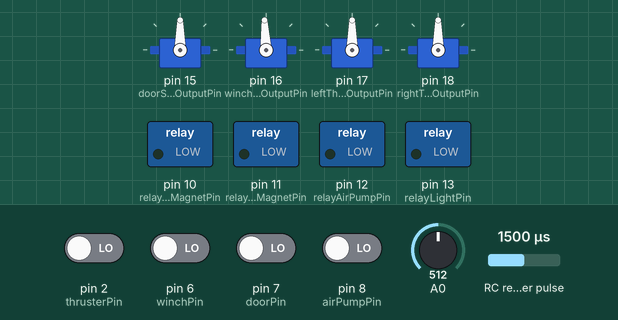
A sketch run on a simulated Arduino Uno, built with avr-gcc and run on an emulated ATmega328P. On the bench: 4 × servo, switched loads named in the sketch (green lamp = pin HIGH). Wiring (inferred from the names in the program): RC receiver channel: data pin 3. Inputs (shaded band) come from the test bench; at power-on: pin 2 (thrusterPin), pin 6 (winchPin), pin 7 (doorPin), pin 8 (airPumpPin) LOW, A0 = 512, RC receiver pulse 1500 µs.

Above: at 1.2 s.
1.3 s: A0 set to 489
7.1 s: A0 set to 467
At 10.6 s:
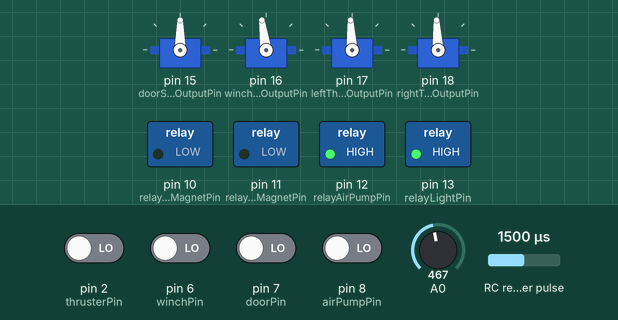
11.1 s: A0 set to 511
At 14.4 s:
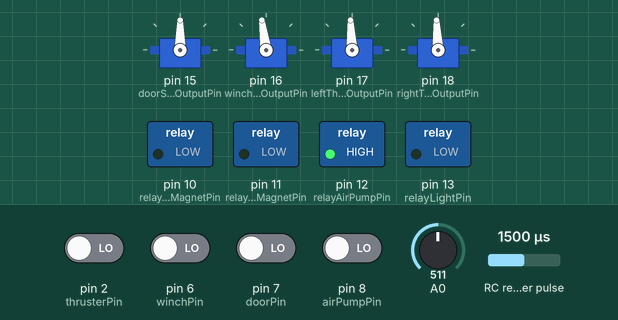
15.1 s: A0 set to 306
At 18.2 s:
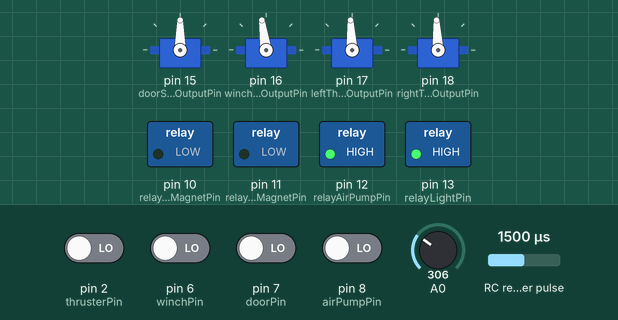
Timing chart, 0 to 19.7 s (numbered marks = the images above; inputs shaded):
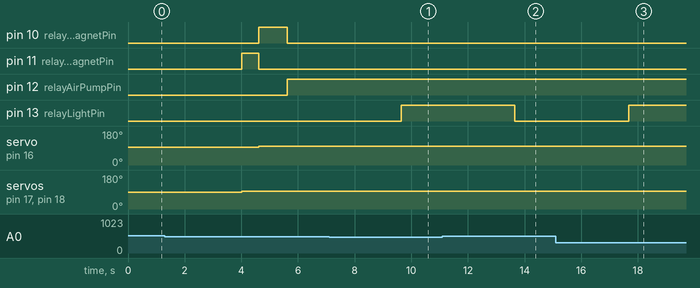

The sketch:

ASV_Controls.ino
```cpp
#include <Servo.h>

// ---------------------------------Declare Variables------------------------------------------
// RC Input Pins
byte thrusterPin = 2;
byte steeringPin = 3;
byte winchPin = 6;
byte doorPin = 7;
byte airPumpPin = 8;

// Relay Output Pins
byte relayChargerMagnetPin = 10;
byte relayDoorMagnetPin = 11;
byte relayAirPumpPin = 12;
byte relayLightPin = 13;

// PWM Output Pins
byte doorServoOutputPin = 15;
byte winchServoOutputPin = 16;
byte leftThrusterOutputPin = 17;
byte rightThrusterOutputPin = 18;

// current direction to steer
// 0 - left
// 1 - straight
// 2 - right
byte direction = 1;


// To store pin values
int steering_value;
int throttle_value;
int winchPin_value;
int airPumpPin_value;
int doorPin_value;
int doorMagnetPin_value;
int thrusterPin_value;
int steeringPin_value;
double currentReading;
int servoVal;
int winchServoVal;
int leftThrusterVal;
int rightThrusterVal;
int throttleVal;
int steerVal;

// Servo Objects for use with servo library
Servo doorServo;
Servo winchServo;
Servo leftThrusterServo;
Servo rightThrusterServo;

// boolean values for 2 position switches
boolean airPumpOn = false;
boolean doorLocked = true;
boolean doorMagnetOn = true;

// byte for storing winch status
// 0 : down
// 1 : stationary
// 2 : up
byte winchStatus = 1;
byte prevWinchStatus = 1;

// byte for storing door state and the last state it was in
// 0 : closed
// 1 : open
byte doorState = 0;
byte lastDoorState = 0;

// PWM related variables
byte prev[] = {0,0};
int high_time[] = {0,0};
int pulse[] = {0,0};
int thrusterMidPoint= 1500;
int thrusterOffset = 0;

// Constants for current sensor
int mVperAmp = 185; // use 100 for 20A Module and 66 for 30A Module
int RawValue= 0;
int ACSoffset = 2500;
double Voltage = 0;
double Amps = 0;


void setup() {

// --------------------------------------Initiate pins------------------------------------
// INPUTS
pinMode(thrusterPin, INPUT);
pinMode(steeringPin, INPUT);
pinMode(winchPin, INPUT);
pinMode(doorPin, INPUT);
pinMode(airPumpPin, INPUT);

// OUTPUTS
pinMode(relayChargerMagnetPin, OUTPUT);
pinMode(relayDoorMagnetPin, OUTPUT);
pinMode(relayAirPumpPin, OUTPUT);
pinMode(relayLightPin, OUTPUT);
pinMode(doorServoOutputPin, OUTPUT);
pinMode(winchServoOutputPin, OUTPUT);
pinMode(leftThrusterOutputPin, OUTPUT);
pinMode(rightThrusterOutputPin, OUTPUT);


// attach servos to it's output pin
doorServo.attach(doorServoOutputPin);
winchServo.attach(winchServoOutputPin);
leftThrusterServo.attach(leftThrusterOutputPin);
rightThrusterServo.attach(rightThrusterOutputPin);
winchServo.writeMicroseconds(1500);

// Set Relay Pins LOW to turn the relays OFF
digitalWrite(relayChargerMagnetPin, LOW);
digitalWrite(relayDoorMagnetPin, LOW);
digitalWrite(relayAirPumpPin, LOW);
digitalWrite(relayLightPin, LOW);

// Start serial communication
Serial.begin(9600);

}

void loop() {

  // Listen for PWM pulses on these pins (pin name, status)
  pulse[0] = pulseIn(thrusterPin, HIGH);
  pulse[1] = pulseIn(steeringPin, HIGH);
  winchPin_value = pulseIn(winchPin, HIGH);
  airPumpPin_value = pulseIn(airPumpPin, HIGH);
  doorPin_value = pulseIn(doorPin, HIGH);

  // convert switch values into their boolean representations
  if (airPumpPin_value < 1500){
    airPumpOn = true;
  }
  else {
    airPumpOn = false;
  }

  updateDoorState(doorPin_value);

  // convert 3 position switch value
  if (winchPin_value > 1600){
    winchStatus = 0; // down
  }
  else if (winchPin_value < 1400) {
    winchStatus = 2; // up
  }
  else {
    winchStatus = 1; // stationary
  }

  currentReading = currentScaled(analogRead(A0));

  // Do stuff with the info we just got
  changeThruster();
  moveDoor(doorState, lastDoorState);
  moveWinch(winchStatus);
  airPumpState(airPumpOn);
  chargingState(currentReading);

}

// Print the values we just read for testing
void serialPrintDebug(){

  Serial.println("Winch : " + String(winchStatus));
  Serial.println("Door State : " + String(doorState));

  // Wait so that the print out is actually readable
  delay(1000);

}

// move the door to the required position
boolean moveDoor(byte doorState, byte lastDoorState){
  // we only need to trigger door movement on a change in switch position
  if (doorState != lastDoorState){
    if(doorState == 1){
      openDoor();
    }
    else{
      closeDoor();
    }
  }
}

void changeThruster(){
  // calculate steering adjustments
  throttleVal = pulse[0];
  steerVal = pulse[1];

  leftThrusterVal = throttleVal;
  rightThrusterVal = throttleVal;

  thrusterOffset = steerVal - thrusterMidPoint;

  direction = findDirection(steerVal);

  // TODO: make this also work while going in reverse
  switch (direction){
    case 0:
    // left
    // thruster Offset is negative
    leftThrusterVal = leftThrusterVal + thrusterOffset;
    leftThrusterVal = normalizeThrusterValue(leftThrusterVal);
    rightThrusterVal = normalizeThrusterValue(rightThrusterVal);
    break;

    case 2:
    // right
    // thruster Offset is negative
    rightThrusterVal = rightThrusterVal - thrusterOffset;
    leftThrusterVal = normalizeThrusterValue(leftThrusterVal);
    rightThrusterVal = normalizeThrusterValue(rightThrusterVal);
    break;

    default:
    // straight
    leftThrusterVal = normalizeThrusterValue(leftThrusterVal);
    rightThrusterVal = normalizeThrusterValue(rightThrusterVal);
    break;
  }

  leftThrusterServo.writeMicroseconds(leftThrusterVal);
  rightThrusterServo.writeMicroseconds(rightThrusterVal);
}

// update the status of the winch
void moveWinch(byte winchStatus){

  switch (winchStatus){
    case 0:
    // down
    if (prevWinchStatus != 0) {
      winchServo.writeMicroseconds(1400);
    }

    prevWinchStatus = winchStatus;
    break;

    case 2:
    // up
    if (prevWinchStatus != 2) {
      winchServo.writeMicroseconds(1550);
      changeMagnetState(relayChargerMagnetPin, 0); // turn charger magnet OFF
      delay(1000);
      changeMagnetState(relayChargerMagnetPin, 1); // put charger magnet back ON
      prevWinchStatus = winchStatus;
    }
    prevWinchStatus = winchStatus;

    break;

    default:
    // stationary
    if (prevWinchStatus != 1) {
      winchServo.writeMicroseconds(1500);
    }
    prevWinchStatus = winchStatus;
    break;
  }
}

// Turns Air Pump on or Off
void airPumpState(boolean airPumpOn){

  if (airPumpOn){
    digitalWrite(relayAirPumpPin, HIGH);
  }

  else {
    digitalWrite(relayAirPumpPin, LOW);
  }
}


// Set magnet state
// 0 : Magnet OFF (receiving power)
// 1 : Magnet ON (receiving no power)
void changeMagnetState(byte magnetPin, byte state){

  if (state == 0) {
    // Giving power DE-MAGNETIZES THE MAGNET (TURNS OFF)
    digitalWrite(magnetPin, HIGH);
  }

  else {
    // no power means the MAGNET IS MAGNETIZED (TURNS ON)
    digitalWrite(magnetPin, LOW);
  }
}

// change the state of the charger magnet based on the state given
void changeChargerMagnetState(boolean chargerMagnetOn){
  int state;
  if (chargerMagnetOn){
    state = 1;
  }
  else {
    state = 0;
  }
  changeMagnetState(relayChargerMagnetPin, state);
}


// two wrapper functions because interrupt functions can't take arguments
void pwmThrottle(){
  pwm(0);
  throttle_value = pulse[0];
}

void pwmSteering(){
  pwm(1);
  steering_value = pulse[1];
}

// interupt function, called on change to determine the PWM signal width
void pwm(unsigned int chan) {
    // pulse is high
  if (prev[chan] == 0){
    high_time[chan] = micros();
    prev[chan] = 1;
  }
  // pulse is low
  else {
    pulse[chan] = micros() - high_time[chan];
    prev[chan] = 0;
  }
}

// update the door state (open/closed)
void updateDoorState(int doorPin_value) {
  lastDoorState = doorState;
  if (doorPin_value < 1500){
    doorState = 1;
  }
  else {
    doorState = 0;
  }
}

// open the door
void openDoor(){

    changeMagnetState(relayDoorMagnetPin, 0); // turn the magnet off to open the door
    delay(100);
    doorServo.write(90);
    delay(500); // wait before turning the door magnet back on
    changeMagnetState(relayDoorMagnetPin, 1);
    lastDoorState = 1;
}

// close the door
void closeDoor(){
  // send servo to home position (closed)
  doorServo.write(0);
  changeMagnetState(relayDoorMagnetPin, 1);
  digitalWrite(relayDoorMagnetPin, LOW);
  lastDoorState = 0;
}

// Make sure the pwm value cannot be outside the values the motor can handle
int normalizeThrusterValue(int value){
  // if the value is really low, the RC transmitter is off. Default to stationary
  if (value < 100){
    value = 1500;
    return value;
  }
  // if our subtraction puts us under max reverse, pass the min value
  if (value < 1100){
    value = 1100;
    return value;
  }
  // if our addition puts us over the max throttle, pass the max value
  if (value > 1900){
    value = 1900;
    return value;
  }
  // allow the thrusters to more easily be held at 0
  if (value > 1400 && value < 1500) {
    value = 1500;
    return value;
  }

  return value;
}

int findDirection(int steeringVal){

  if (steeringVal < 1492){
    // left
    return 0;
  }

  else if (steeringVal > 1492){
    // right
    return 2;
  }

  else {
    // straight
    return 1;
  }
}

// turn on the charging light if the phone is charging
void chargingState(int currentReading){
  if (currentReading < -0.5){
    // turn the light on
    digitalWrite(relayLightPin, HIGH);
  }
  else {
    digitalWrite(relayLightPin, LOW);
  }
}

// process current reading
double currentScaled(int rawReading){
  Voltage = (rawReading / 1024.0) * 5000; // Gets you mV
  Amps = ((Voltage - ACSoffset) / mVperAmp);
  return Amps;
}


  
```

Measured:
- the behaviour switches between 475 and 474 on A0 (found by bisection; images 0 and 1)
- after the input at 7.1 s, pin 13 (relayLightPin): LOW → HIGH after 2.5 s
- after the input at 11.1 s, pin 13 (relayLightPin): HIGH → LOW after 2.6 s
- after the input at 15.1 s, pin 13 (relayLightPin): LOW → HIGH after 2.6 s
